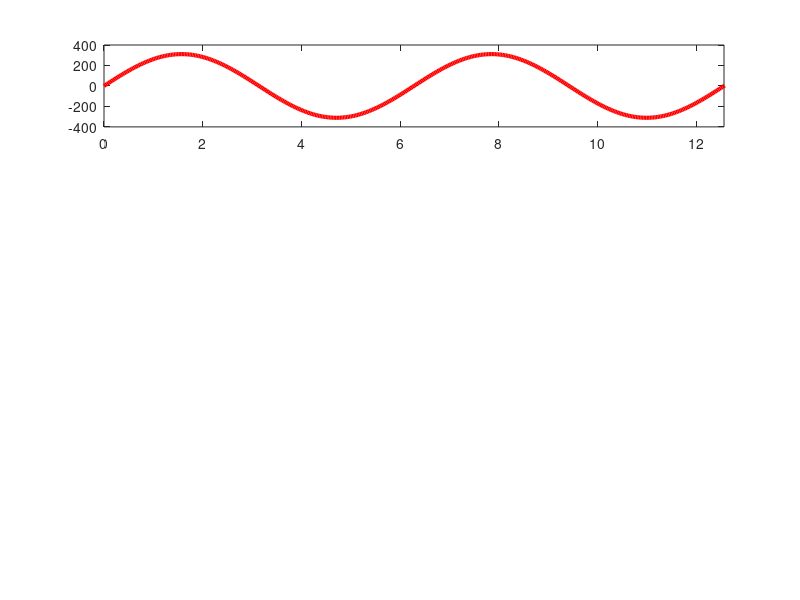

MATLAB code for this plot: (Note: this script raises an error after producing the figure.)
clear all;
tic



%% voltaje de la fuente
t = (0:0.0001:1); f = 50;
radianes = t*pi*100;

V = sqrt(2)*220;
vFuente = V*sin(2*pi*t*f);

%% Funcion de corriente en la carga
r = 2; l = 0.01; 
w = 2*pi*f;
x = w*l;
alpha = atan2(x,r);
tau = l/r;

iL = (V/sqrt(r^2+x^2))*(sin(w*t-alpha)-sin(-alpha)*exp(-t/tau));

t=0; vRectificada = zeros(1,length(radianes));
cont=0; iRectificada = zeros(1,length(radianes));
vDiodo = zeros(1,length(radianes));
i=1;
while(i < length(radianes))
    if(iL(i) < 0)
    beta = t*pi*100;
    largo = i;
    i=10002;
    end
    t = t+0.0001;
    i=i+1;
end

diferencia = 200-largo;
iCarga(1:largo-1) = iL(1:largo-1);
iCarga(largo:200) = zeros(1,diferencia+1);
iCarga = repmat(iCarga,1,45);
iCarga(9991:10001) = zeros(1,11);


t = 0;
for i = 1:1:length(radianes)
 
    if(iCarga(i) ~= 0)
        vRectificada(i) = V*sin(2*pi*f*t);
        iRectificada(i) = iL(i);
        vDiodo(i) = 0;
    elseif(iCarga(i) == 0)
        vRectificada(i) = 0;
        iRectificada(i) = 0;
        vDiodo(i) = V*sin(2*pi*f*t);
    end 
    t = t+0.0001;
    
end

figure(1)

betaString =  num2str(beta);

subplot(4,1,1)
plot(radianes,vFuente,'r','linewidth',3)
xlim([0 4*pi])
xline(pi,'b',{'\fontsize{25} \pi'},'linewidth',3); 
xline(2*pi,'b',{'\fontsize{25} 2\pi'},'linewidth',3);
xline(3*pi,'b','linewidth',3); xline(4*pi,'b','linewidth',3)
ylabel('Voltaje'); xlabel('wt')
title('Tensión Fuente')

subplot(4,1,2)
plot(radianes,iCarga,'k','linewidth',3);
xlim([0 4*pi])
xline(pi,'b',{'\fontsize{25} \pi'},'linewidth',3); 
xline(2*pi,'b',{'\fontsize{25} 2\pi'},'linewidth',3);
xline(3*pi,'b','linewidth',3); xline(4*pi,'b','linewidth',3)
bG = xline(beta,'--r',{'\fontsize{15} beta' betaString},'linewidth',4);
bG.LabelVerticalAlignment = 'middle';
title('Corriente i_{L}')

subplot(4,1,3)
plot(radianes,vRectificada,'r','linewidth',3);
xlim([0 4*pi])
xline(pi,'b',{'\fontsize{25} \pi'},'linewidth',3); 
xline(2*pi,'b',{'\fontsize{25} 2\pi'},'linewidth',3)
xline(3*pi,'b','linewidth',3); xline(4*pi,'b','linewidth',3)
bG = xline(beta,'--k',{'\fontsize{15} beta' betaString},'linewidth',4);
bG.LabelVerticalAlignment = 'middle';
title('Tensión rectificada')

subplot(4,1,4)
plot(radianes,vDiodo,'m','linewidth',3);
xlim([0 4*pi])
xline(pi,'b',{'\fontsize{25} \pi'},'linewidth',3); 
xline(2*pi,'b',{'\fontsize{25} 2\pi'},'linewidth',3)
xline(3*pi,'b','linewidth',3); xline(4*pi,'b','linewidth',3)
bG = xline(beta,'--k',{'\fontsize{15} beta' betaString},'linewidth',4);
bG.LabelVerticalAlignment = 'middle';
title('Tensión inversa diodo')

%% Curva beta vs phi

figure(2)
funcion = @(b,phi) sin(b-phi)+sin(phi)*exp(-b/tan(phi));
fimplicit(funcion,[pi,2*pi,0,pi/2],'m','LineWidth',4);
xlabel('\fontsize{15} \beta [\pi < \omega t < 2\pi]'); ylabel('\fontsize{15} \phi [0 < \omega t < \pi/2]')
title('Curva de relación entre angulo \phi y ángulo \beta')
% fimplicit('sin(b-phi)+sin(phi)*exp(-b/tan(phi))=0',[pi,2*pi,0,pi/2])

%% dos
figure(3)
plot(radianes,vRectificada,'r','linewidth',3);
xlim([0 4*pi])
xline(pi,'b',{'\fontsize{25} \pi'},'linewidth',3); 
xline(2*pi,'b',{'\fontsize{25} 2\pi'},'linewidth',3)
xline(3*pi,'b','linewidth',3); xline(4*pi,'b','linewidth',3)
bG = xline(beta,'--k',{'\fontsize{15} beta' betaString},'linewidth',4);
bG.LabelVerticalAlignment = 'middle';
title('Tensión rectificada')
hold on

plot(radianes,iCarga,'k','linewidth',3);
xlim([0 4*pi])
xline(pi,'b',{'\fontsize{25} \pi'},'linewidth',3); 
xline(2*pi,'b',{'\fontsize{25} 2\pi'},'linewidth',3);
xline(3*pi,'b','linewidth',3); xline(4*pi,'b','linewidth',3)
bG = xline(beta,'--r',{'\fontsize{15} beta' betaString},'linewidth',4);
bG.LabelVerticalAlignment = 'middle';
title('Corriente i_{L}')

rad = [radianes, fliplr(radianes)];
inBetween = [vRectificada, fliplr(iCarga)];
fill(rad, inBetween, 'g');






toc